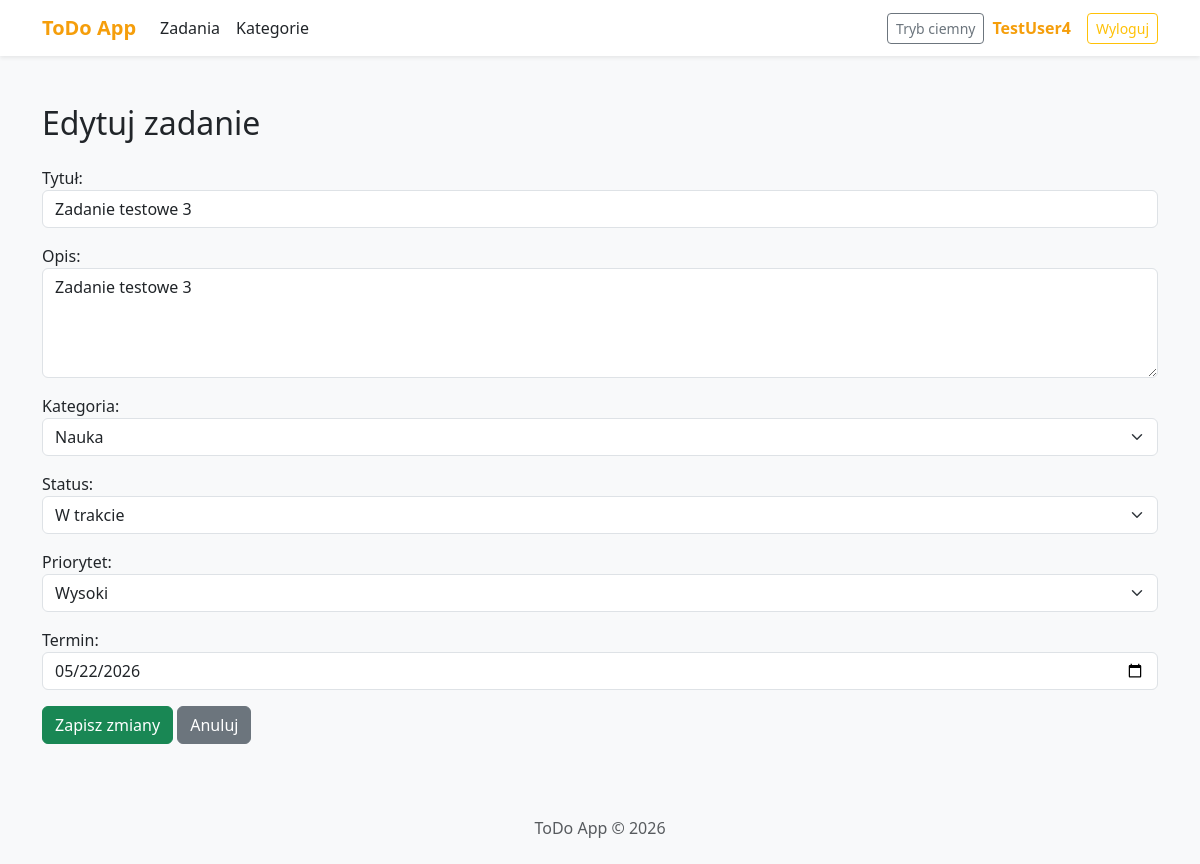
The app's page /task/4/edit/ (signed in), older data.
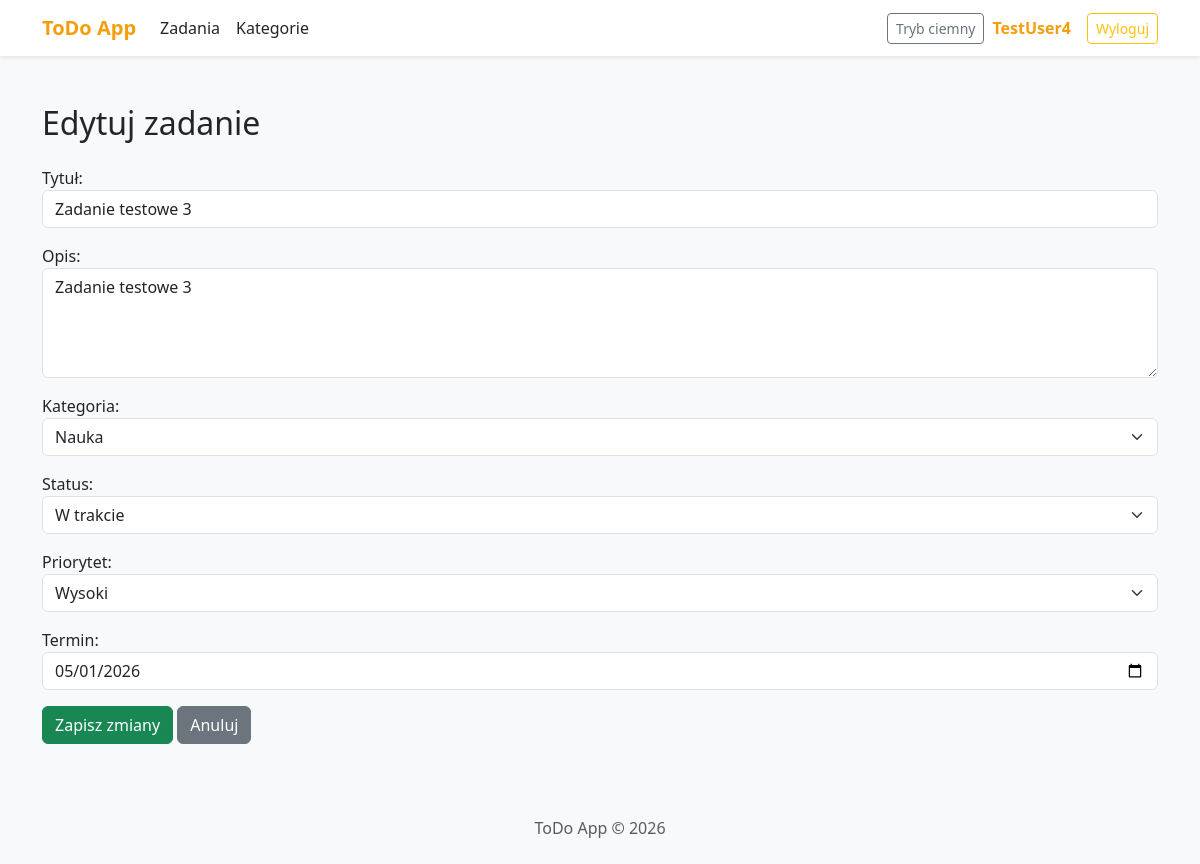
The same page, newer data.
### tasks/models.py (models this page shows, shortened)
class Task(models.Model):
    STATUS_CHOICES = [
        ("todo", "Do zrobienia"),
        ("in_progress", "W trakcie"),
        ("done", "Zrobione"),
    ]
    PRIORITY_CHOICES = [
        ("low", "Niski"),
        ("medium", "Średni"),
        ("high", "Wysoki"),
    ]
    user = models.ForeignKey(User, on_delete=models.CASCADE, related_name="tasks")
    title = models.CharField(max_length=200)
    description = models.TextField(blank=True)
    category = models.ForeignKey(Category, on_delete=models.SET_NULL, null=True, blank=True)
    status = models.CharField(max_length=20, choices=STATUS_CHOICES, default="todo")
    priority = models.CharField(max_length=20, choices=PRIORITY_CHOICES, default="medium")
    due_date = models.DateField(null=True, blank=True)
    is_completed = models.BooleanField(default=False)
    created_at = models.DateTimeField(auto_now_add=True)

### tasks/views.py (the view)
# urls.py: path("task/<int:task_id>/edit/", views.task_edit, name="task_edit"),
@login_required
def task_edit(request, task_id):
    task = get_object_or_404(Task, id=task_id, user=request.user)
    if request.method == "POST":
        form = TaskForm(request.POST, instance=task, user=request.user)
        if form.is_valid():
            form.save()
            messages.success(request, "Zadanie zostało zaktualizowane.")
            return redirect("task_detail", task_id=task.id)
    else:
        form = TaskForm(instance=task, user=request.user)
    return render(request, "tasks/task_edit.html", {
        "form": form,
        "task": task
    })

### tasks/models.py (called while the page is built)
    def __str__(self):
        return self.name

### tasks/templates/tasks/task_edit.html (shortened to what this page needs)
{% extends "tasks/base.html" %}
{% block content %}
<h2 class="mb-4">Edytuj zadanie</h2>
<form method="post">
    <div class="mb-3">
        {{ form.title.label_tag }}
        {{ form.title }}
    </div>
    <div class="mb-3">
        {{ form.description.label_tag }}
        {{ form.description }}
    </div>
    <div class="mb-3">
        {{ form.category.label_tag }}
        {{ form.category }}
    </div>
    <div class="mb-3">
        {{ form.status.label_tag }}
        {{ form.status }}
    </div>
    <div class="mb-3">
        {{ form.priority.label_tag }}
        {{ form.priority }}
    </div>
    <div class="mb-3">
        {{ form.due_date.label_tag }}
        {{ form.due_date }}
    </div>
    <button class="btn btn-success">
        Zapisz zmiany
    </button>
    <a href="{% url 'task_detail' task.id %}" class="btn btn-secondary">
        Anuluj
    </a>
</form>
{% endblock %}

Row changes from the older to the newer data that the page shows:
changed Task "Zadanie testowe 3": due_date "05/22/2026" → "05/01/2026"
